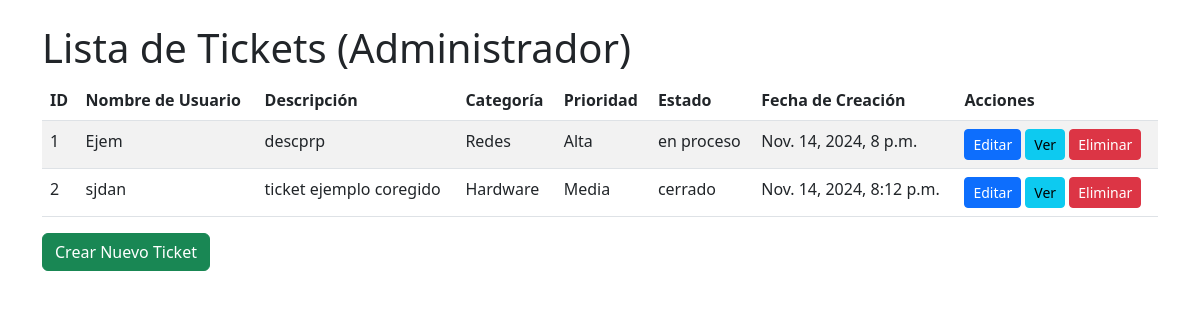
Screenshot of /tickets/listar/admin/ with the database file from the repository.
### tickets/models.py (models this page shows, shortened)
class Ticket(models.Model):
    nombre_usuario = models.CharField(max_length=100)
    descripcion = models.TextField()
    imagen = models.ImageField(upload_to='tickets/', blank=True, null=True)
    fecha_creacion = models.DateTimeField(auto_now_add=True)
    estado = models.CharField(max_length=20, choices=[
        ('abierto', 'Abierto'),
        ('cerrado', 'Cerrado'),
        ('archivado', 'Archivado')
    ], default='abierto')
    categoria = models.ForeignKey(Categoria, on_delete=models.CASCADE, null=True, blank=True)
    prioridad = models.ForeignKey(Prioridad, on_delete=models.CASCADE, null=True, blank=True)

class Categoria(models.Model):
    nombre = models.CharField(max_length=100)

class Prioridad(models.Model):
    nombre = models.CharField(max_length=100)

### tickets/views.py (the view)
# urls.py: path('listar/admin/', views.listar_tickets_admin, name='listar_tickets_admin'),
def listar_tickets_admin(request):
    tickets = Ticket.objects.all()
    return render(request, 'tickets/listar_tickets_admin.html', {'tickets': tickets})

### tickets/templates/tickets/listar_tickets_admin.html (shortened to what this page needs)
<!DOCTYPE html>
<html lang="es">
<head>
    <link href="https://cdn.jsdelivr.net/npm/bootstrap@5.3.0-alpha1/dist/css/bootstrap.min.css" rel="stylesheet">
</head>
<body>
    <div class="container mt-4">
        <h1>Lista de Tickets (Administrador)</h1>
        <table class="table table-striped">
            <thead>
                <tr>
                    <th>ID</th>
                    <th>Nombre de Usuario</th>
                    <th>Descripción</th>
                    <th>Categoría</th>
                    <th>Prioridad</th>
                    <th>Estado</th>
                    <th>Fecha de Creación</th>
                    <th>Acciones</th>
                </tr>
            </thead>
            <tbody>
                {% for ticket in tickets %}
                    <tr>
                        <td>{{ ticket.id }}</td>
                        <td>{{ ticket.nombre_usuario }}</td>
                        <td>{{ ticket.descripcion }}</td>
                        <td>{{ ticket.categoria.nombre }}</td>
                        <td>{{ ticket.prioridad.nombre }}</td>
                        <td>{{ ticket.estado }}</td>
                        <td>{{ ticket.fecha_creacion }}</td>
                        <td>
                            <a href="{% url 'tickets:editar_ticket' ticket.id %}" class="btn btn-primary btn-sm">Editar</a>
                            <a href="{% url 'tickets:ver_ticket' ticket.id %}" class="btn btn-info btn-sm">Ver</a>
                            <a href="{% url 'tickets:eliminar_ticket' ticket.id %}" class="btn btn-danger btn-sm" onclick="return confirm('¿Estás seguro de que deseas eliminar este ticket?');">Eliminar</a>
                        </td>
                    </tr>
                {% empty %}
                    <tr>
                        <td colspan="8" class="text-center">No hay tickets disponibles.</td>
                    </tr>
                {% endfor %}
            </tbody>
        </table>
        <a href="{% url 'tickets:crear_ticket' %}" class="btn btn-success">Crear Nuevo Ticket</a>
    </div>
</body>
</html>

### rows the page displays
Ticket: id "1", nombre_usuario "Ejem", descripcion "descprp", categoria.nombre "Redes", prioridad.nombre "Alta", estado "en proceso", fecha_creacion "Nov. 14, 2024, 8 p.m."
Ticket: id "2", nombre_usuario "sjdan", descripcion "ticket ejemplo coregido", categoria.nombre "Hardware", prioridad.nombre "Media", estado "cerrado", fecha_creacion "Nov. 14, 2024, 8:12 p.m."
